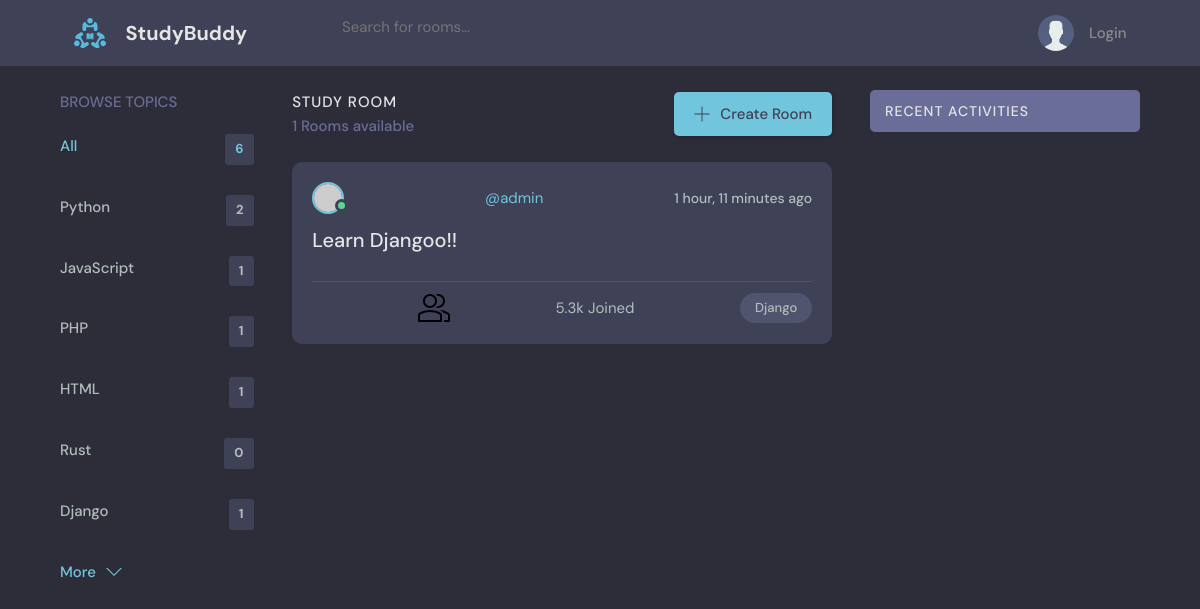
Screenshot of /?q=Django with the database file from the repository.
### base/models.py (models this page shows, shortened)
class Topic(models.Model):
    name = models.CharField(max_length=50)

class Room(models.Model):
    host = models.ForeignKey(User, on_delete=models.SET_NULL, null=True)
    topic = models.ForeignKey(Topic, on_delete=models.SET_NULL, null=True)
    name = models.CharField(max_length=75)
    participants = models.ManyToManyField(User, related_name='participants', blank=True)
    description = models.TextField(null=True, blank=True)
    updated = models.DateTimeField(auto_now=True)
    created = models.DateTimeField(auto_now_add=True)
    class Meta:
        ordering = ['-updated', '-created']

### base/views.py (the view)
# urls.py: 2. Add a URL to urlpatterns:  path('', views.home, name='home')
def home(request):
    q = request.GET.get('q') if request.GET.get('q') != None else ''
    rooms = Room.objects.filter(
        Q(topic__name__icontains=q) |
        Q(name__icontains=q) |
        Q(description__icontains=q)
    )
    topics= Topic.objects.all()
    room_count=rooms.count()
    room_messages = Message.objects.all().filter(Q(room__topic__name__icontains=q))
    context = {'rooms':rooms,'topics':topics,'room_count':room_count,'room_messages':room_messages}
    return render(request, 'base/home.html',context)

### base/templates/base/home.html (shortened to what this page needs)
{% extends 'main.html' %}
{% load static %}
{% block content %}
    <main class="layout layout--3">
      <div class="container">
        {% include 'base/topic_component.html' %}
        <div class="roomList">
          <div class="roomList__header">
            <div>
              <h2>Study Room</h2>
              <p>{{room_count}} Rooms available</p>
            </div>
            <a class="btn btn--main" href="{% url 'create-room' %}">
              <svg version="1.1" xmlns="http://www.w3.org/2000/svg" width="32" height="32" viewBox="0 0 32 32">
                <title>add</title>
                <path
                  d="M16.943 0.943h-1.885v14.115h-14.115v1.885h14.115v14.115h1.885v-14.115h14.115v-1.885h-14.115v-14.115z"
                ></path>
              </svg>
              Create Room
            </a>
          </div>
          {% include 'base/feed_component.html' %}
        </div>
        {% include 'base/activity_component.html' %}
      </div>
    </main>
    {% endblock content %}

### base/templates/base/topic_component.html
        <div class="topics">
            <div class="topics__header">
              <h2>Browse Topics</h2>
            </div>
            <ul class="topics__list">
              <li>
                <a href="{% url 'home' %}" class="active">All <span>{{topics.count}}</span></a>
              </li>
              {% for topic in topics %}
              <li>
                <a href="{% url 'home' %}?q={{topic.name}}">{{topic.name}} <span>{{topic.room_set.all.count}}</span></a>
              </li>
              {% endfor %}
            </ul>
            <a class="btn btn--link" href="topics.html">
              More
              <svg version="1.1" xmlns="http://www.w3.org/2000/svg" width="32" height="32" viewBox="0 0 32 32">
                <title>chevron-down</title>
                <path d="M16 21l-13-13h-3l16 16 16-16h-3l-13 13z"></path>
              </svg>
            </a>
          </div>

### base/templates/base/feed_component.html (shortened to what this page needs)
{% for room in rooms %}
<div class="roomListRoom">
    <div class="roomListRoom__header">
      <a href="profile.html" class="roomListRoom__author">
        <div class="avatar avatar--small active">
          <img src="https://randomuser.me/api/portraits/men/11.jpg" />
        </div>
        <span> <a href="{% url 'user-profile' room.host.id %}">@{{room.host.username}}</a></span>
      </a>
      <div class="roomListRoom__actions">
        <span>{{room.created|timesince}} ago</span>
      </div>
    </div>
    <div class="roomListRoom__content">
      <a href="{% url 'room' room.id%}">{{room.name}}</a>
    </div>
    <div class="roomListRoom__meta">
        5.3k Joined
      <p class="roomListRoom__topic">{{room.topic.name}}</p>
    </div>
  </div>
{% endfor %}

### static/styles/style.css (style rules this page uses)
:root { --color-main: #71c6dd; --color-main-light: #e1f6fb; --color-dark: #3f4156; --color-dark-medium: #51546e; --color-dark-light: #696d97; --color-light: #e5e5e5; --color-gray: #8b8b8b; --color-light-gray: #b2bdbd; --color-bg: #2d2d39; --color-success: #5dd693; --color-error: #fc4b0b; }
* { font-family: "DM Sans", -apple-system, BlinkMacSystemFont, "Segoe UI", Roboto, Oxygen, Ubuntu, Cantarell, "Open Sans", "Helvetica Neue", sans-serif; margin: 0; padding: 0; box-sizing: border-box; text-rendering: optimizeLegibility; font-size: inherit; }
html { font-size: 56.25%; }
@media only screen and (min-width: 1200px) { html { font-size: 62.5%; } }
body { line-height: 1.6; font-weight: 400; font-size: 1.5rem; color: var(--color-light-gray); background-color: var(--color-bg); min-height: 100vh; }
img { width: 100%; }
a { display: inline-block; color: var(--color-main); text-decoration: none; }
.container { max-width: 120rem; width: 90%; margin: auto; }
.btn { background-color: transparent; border: none; display: inline-flex; align-items: center; gap: 1rem; cursor: pointer; transition: all ease-in-out 0.3s; padding: 1rem 2rem; border-radius: 5px; box-shadow: 1px 1px 3px 1px rgba(0, 0, 0, 0.15); font-weight: 500; }
.btn--link { border-radius: 0; padding: 0; color: var(--color-main); box-shadow: none; }
.btn--main { background-color: var(--color-main); color: var(--color-dark); }
.btn > svg { fill: currentColor; width: 1.6rem; height: 1.6rem; }
.avatar { position: relative; display: inline-block; border-radius: 50%; border: 2px solid var(--color-main); }
.avatar img { display: block; border-radius: 50%; object-fit: cover; object-position: center; }
.avatar::after { content: ""; display: block; position: absolute; background-color: var(--color-gray); z-index: 111; border-radius: 50%; border: 0.3rem solid var(--color-dark); }
.avatar.active::after { background-color: var(--color-success); }
.avatar.avatar--small img { width: 2.8rem; height: 2.8rem; }
.avatar.avatar--small:after { width: 0.7rem; height: 0.7rem; bottom: 0px; right: -6px; }
.layout { margin-top: 2.4rem; }
.layout > .container { display: flex; justify-content: space-between; align-items: flex-start; }
.layout--3 > .container > div:first-child { flex-basis: 18%; max-width: 22.5rem; }
.layout--3 > .container > div:nth-child(2) { flex-basis: 50%; }
.topics__header { margin-bottom: 2rem; }
.topics__header h2 { text-transform: uppercase; font-weight: 500; color: var(--color-dark-light); }
.topics__list { list-style: none; }
.topics__list li a { display: flex; justify-content: space-between; margin-bottom: 3rem; font-weight: 500; color: var(--color-light-gray); transition: all 0.3s ease-in-out; }
.topics__list li a.active, .topics__list li a:hover { color: var(--color-main); }
.topics__list li a span { padding: 0.5rem 1rem; background-color: var(--color-dark); border-radius: 3px; font-size: 1.3rem; font-weight: 700; letter-spacing: 1px; }
.roomList__header { display: flex; justify-content: space-between; align-items: center; margin-bottom: 2.4rem; }
.roomList__header h2 { text-transform: uppercase; font-weight: 500; color: var(--color-light); letter-spacing: 1px; }
.roomList__header p { font-weight: 500; color: var(--color-dark-light); }
.roomListRoom { margin-bottom: 2.4rem; background-color: var(--color-dark); border-radius: 1rem; padding: 2rem; }
.roomListRoom__header { display: flex; justify-content: space-between; align-items: center; }
.roomListRoom__author { font-weight: 500; display: flex; align-items: center; gap: 1rem; }
.roomListRoom__actions { display: flex; align-items: flex-start; gap: 1rem; position: relative; }
.roomListRoom__actions span { font-size: 1.4rem; font-weight: 500; }
.roomListRoom__content { margin: 1rem 0; }
.roomListRoom__content a { font-size: 2rem; font-weight: 500; margin-bottom: 1.5rem; color: var(--color-light); transition: all 0.3s ease-in-out; }
.roomListRoom__meta { border-top: 1px solid var(--color-dark-medium); padding-top: 1rem; display: flex; align-items: center; justify-content: space-between; }
.roomListRoom__topic { padding: 5px 1.5rem; background-color: var(--color-dark-medium); border-radius: 5rem; font-weight: 500; font-size: 1.3rem; }

### rows the page displays
Topic: name "Python", room_set.all.count "2"
Topic: name "JavaScript", room_set.all.count "1"
Topic: name "PHP", room_set.all.count "1"
Topic: name "HTML", room_set.all.count "1"
Topic: name "Rust", room_set.all.count "0"
Topic: name "Django", room_set.all.count "1"
Room: host.username "admin", created "1 hour, 11 minutes", name "Learn Djangoo!!", topic.name "Django"

### other values shown
{{ topics.count }} "6"
{{ room_count }} "1"
